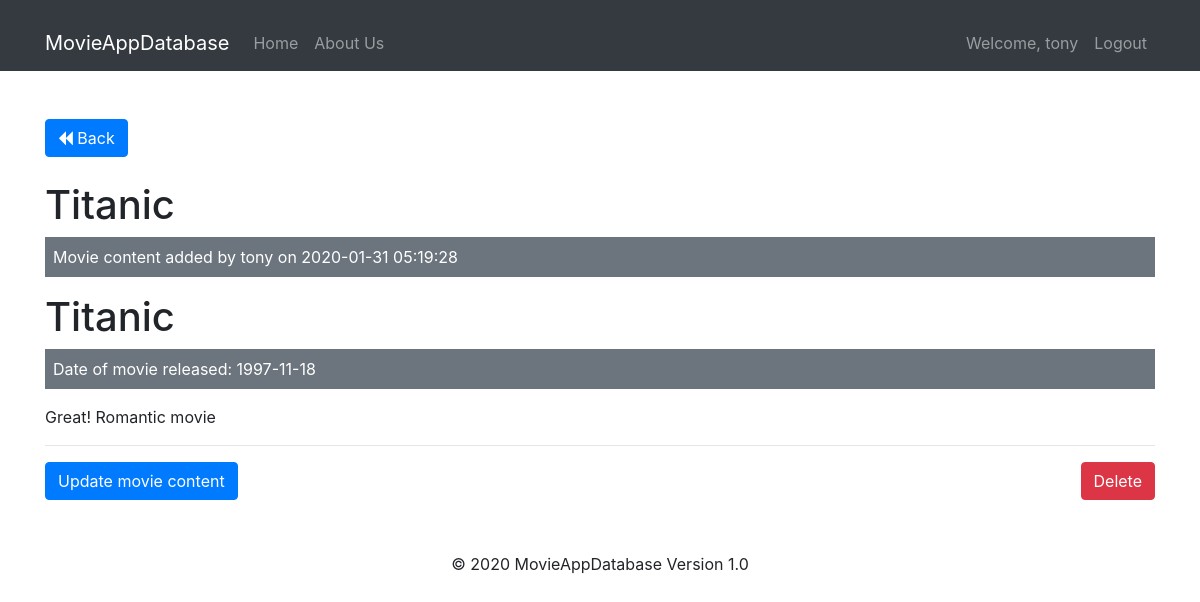
The page /movies/show/21 (signed in) on the database its author committed.
### tables this page shows
CREATE TABLE `movies` (
  `id` int(11) NOT NULL,
  `user_id` int(11) NOT NULL,
  `movie_name` varchar(255) NOT NULL,
  `date_release` date NOT NULL,
  `comments` text NOT NULL,
  `created_at` datetime NOT NULL DEFAULT current_timestamp()
);

CREATE TABLE `users` (
  `id` int(11) NOT NULL,
  `user_name` varchar(75) NOT NULL,
  `user_email` varchar(75) NOT NULL,
  `password` varchar(75) NOT NULL,
  `created_at` datetime NOT NULL DEFAULT current_timestamp()
);

### app/controllers/Movies.php (called while the page is built, shortened)
<?php
class Movies extends Controller
{
  public function __construct()
  {
    $this->movieModel = $this->model('Movie');
    $this->userModel = $this->model('User');
  }
  public function show($id)
  {
    $movie = $this->movieModel->getMovieById($id);
    $user = $this->userModel->getUserById($movie->user_id);
    $data = [
      'movie' => $movie,
      'user' => $user
    ];
    $this->view('movies/show', $data);
  }
}

### app/libraries/Core.php (called while the page is built, shortened)
<?php
class Core
{
  protected $currentMethod = 'index';
  public function __construct()
  {
    $url = $this->getUrl();
    if (file_exists('../app/controllers/' . ucwords($url[0]) . '.php')) {
      unset($url[0]);
    }
    $this->currentController = new $this->currentController;
    if (isset($url[1])) {
      if (method_exists($this->currentController, $url[1])) {
        $this->currentMethod = $url[1];
        unset($url[1]);
      }
    }
    $this->params = $url ? array_values($url) : [];
    call_user_func_array([$this->currentController, $this->currentMethod], $this->params);
  }
  public function getUrl()
  {
    if (isset($_GET['url'])) {
      $url = rtrim($_GET['url'], '/');
      $url = filter_var($url, FILTER_SANITIZE_URL);
      $url = explode('/', $url);
      return $url;
    }
  }
}

### public/index.php (called while the page is built, shortened)
<?php
  $init = new Core;

### app/libraries/Database.php (called while the page is built, shortened)
<?php
class Database
{
  private $host = DB_HOST;
  private $user = DB_USER;
  private $pass = DB_PASS;
  private $dbname = DB_NAME;
  private $dbh;
  private $stmt;
  public function __construct()
  {
    $dsn = 'mysql:host=' . $this->host . ';dbname=' . $this->dbname;
    $options = array(
      PDO::ATTR_PERSISTENT => true,
      PDO::ATTR_ERRMODE => PDO::ERRMODE_EXCEPTION
    );
    try {
      $this->dbh = new PDO($dsn, $this->user, $this->pass, $options);
    } catch (PDOException $e) {
      $this->error = $e->getMessage();
      echo $this->error;
    }
  }
  public function query($sql)
  {
    $this->stmt = $this->dbh->prepare($sql);
  }
  public function bind($param, $value, $type = null)
  {
    if (is_null($type)) {
      switch (true) {
        default:
          $type = PDO::PARAM_STR;
      }
    }
    $this->stmt->bindValue($param, $value, $type);
  }
  public function execute()
  {
    return $this->stmt->execute();
  }
  public function single()
  {
    $this->execute();
    return $this->stmt->fetch(PDO::FETCH_OBJ);
  }
}

### app/models/Movie.php (called while the page is built, shortened)
<?php
class Movie
{
  private $db;
  public function __construct()
  {
    $this->db = new Database;
  }
  public function getMovieById($id)
  {
    $this->db->query('SELECT * FROM movies WHERE id = :id');
    $this->db->bind(':id', $id);
    $row = $this->db->single();
    return $row;
  }
}

### app/models/User.php (called while the page is built, shortened)
<?php
class User
{
  private $db;
  public function __construct()
  {
    $this->db = new Database;
  }
  public function getUserById($id)
  {
    $this->db->query('SELECT * FROM users WHERE id = :id');
    $this->db->bind(':id', $id);
    $row = $this->db->single();
    return $row;
  }
}

### app/views/movies/show.php (the view)
<?php require APPROOT . '/views/inc/header.php'; ?>
<a href="<?php echo URLROOT; ?>/movies" class="btn btn-primary"><i class="fa fa-backward"></i> Back</a>
<br>
<br>
<h1><?php echo $data['movie']->movie_name; ?></h1>
<div class="bg-secondary text-white p-2 mb-3">
  Movie content added by <?php echo $data['user']->user_name; ?> on <?php echo $data['movie']->created_at; ?>
</div>
<h1><?php echo $data['movie']->movie_name; ?></h1>
<div class="bg-secondary text-white p-2 mb-3">
Date of movie released: <?php echo $data['movie']->date_release; ?>
</div>
<p><?php echo $data['movie']->comments; ?></p>
<?php if ($data['movie']->user_id == $_SESSION['user_id']) : ?>
  <hr>
  <a href="<?php echo URLROOT; ?>/movies/edit/<?php echo $data['movie']->id; ?>" class="btn btn-primary">Update movie content</a>
  <form class="pull-right" action="<?php echo URLROOT; ?>/movies/delete/<?php echo $data['movie']->id; ?>" method="post">
    <input type="submit" value="Delete" class="btn btn-danger">
  </form>
<?php endif; ?>
<?php require APPROOT . '/views/inc/footer.php'; ?>

### rows shown on the page
movies: movie_name "Titanic", created_at "2020-01-31 05:19:28", date_release "1997-11-18", comments "Great! Romantic movie"
users: user_name "tony"

### other values the page prints
SITENAME "MovieAppDatabase"
$_SESSION['user_name'] "tony"
